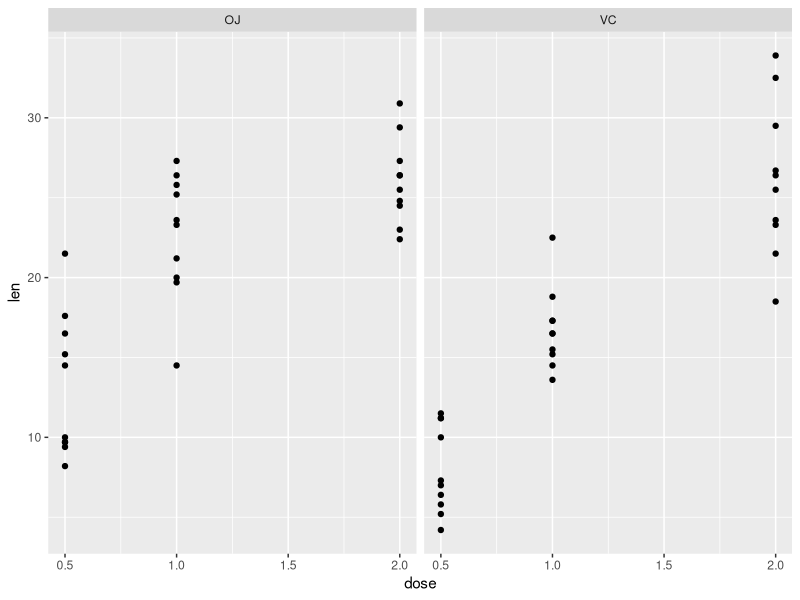

Recreate this plot in R.
## ---- chunk 1
library(datasets)
library(dplyr)
library(ggplot2)
library(reshape2)

#loading the data
data("ToothGrowth")
## ---- chunk 2
str(ToothGrowth)
## ---- chunk 3
ggplot(ToothGrowth, aes(dose, len)) + geom_point() + facet_grid(~ supp)
